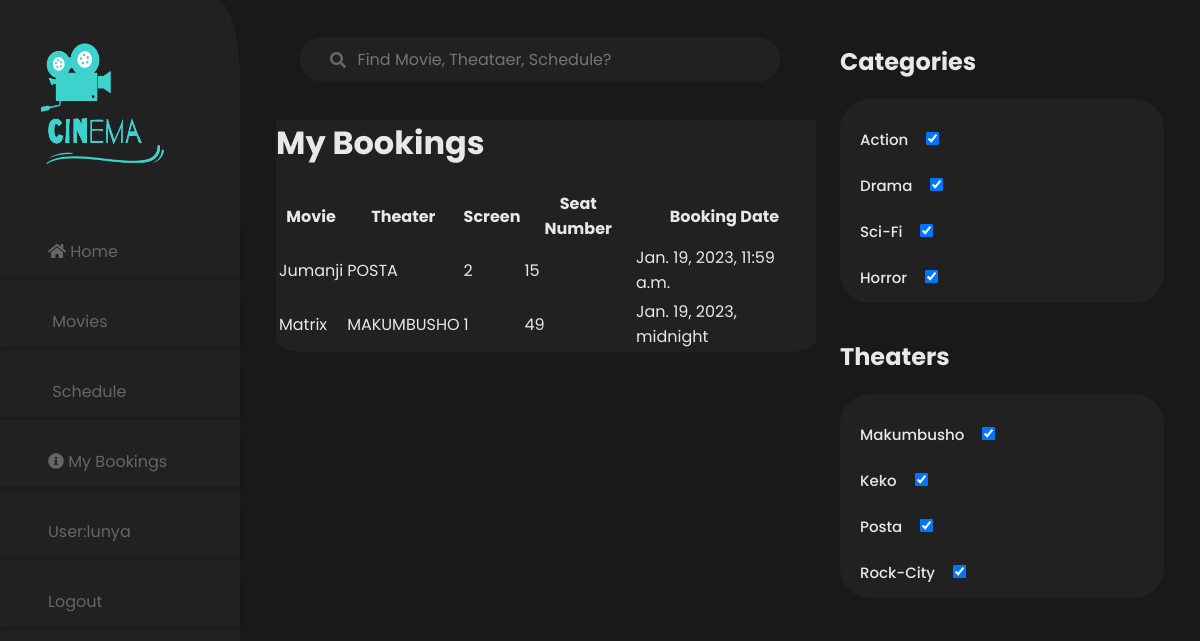
The page /landofcinema/view_bookings/ (signed in) on the database as committed earlier.
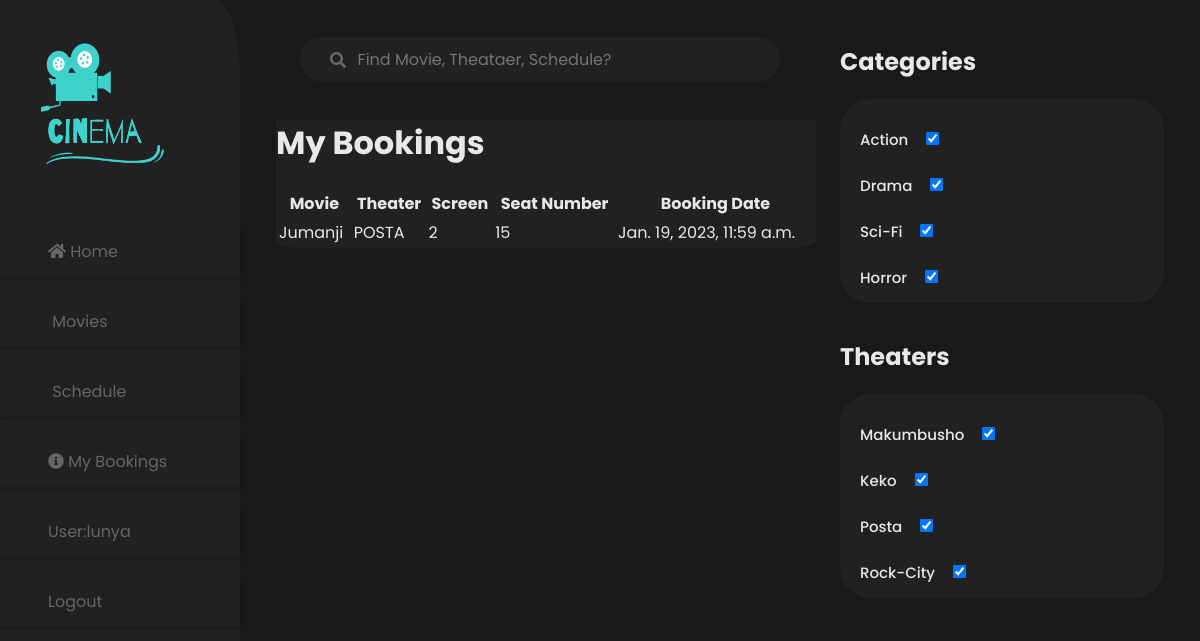
The same page on the database as committed later.
### landofcinema/models.py (models this page shows, shortened)
class Booking(models.Model):
    user = models.ForeignKey(User, on_delete=models.CASCADE)
    movie = models.ForeignKey(Movie, on_delete=models.CASCADE)
    theater = models.ForeignKey(Theater, on_delete=models.CASCADE)
    screen = models.ForeignKey(Screen, on_delete=models.CASCADE)
    seat_number = models.CharField(max_length=255)
    booking_date = models.DateTimeField()

class Movie(models.Model):
    title = models.CharField(max_length=255)
    synopsis = models.TextField()
    release_date = models.DateField(null=True, blank=True)
    image_url = models.URLField()
    rating = models.FloatField(default=0.0)

class Theater(models.Model):
    name = models.CharField(max_length=255)
    region = models.CharField(max_length=255)
    address = models.CharField(max_length=255)

class Screen(models.Model):
    theater = models.ForeignKey(Theater, on_delete=models.CASCADE)
    screen_number = models.IntegerField()
    capacity = models.IntegerField()

### landofcinema/views.py (the view)
# urls.py: path('view_bookings/', views.view_bookings, name='view_bookings'),
@login_required
def view_bookings(request):
    if request.user.is_authenticated:
        bookings = Booking.objects.filter(user=request.user)
        return render(request, 'view_bookings.html', {'bookings': bookings})
    else:
        return redirect('login')

### landofcinema/templates/view_bookings.html
{% extends 'base_generic.html' %}
{% block content %}
    <h1>My Bookings</h1>
    <table>
        <tr>
            <th>Movie</th>
            <th>Theater</th>
            <th>Screen</th>
            <th>Seat Number</th>
            <th>Booking Date</th>
        </tr>
        {% for booking in bookings %}
            <tr>
                <td>{{ booking.movie.title }}</td>
                <td>{{ booking.theater.name }}</td>
                <td>{{ booking.screen.screen_number }}</td>
                <td>{{ booking.seat_number }}</td>
                <td>{{ booking.booking_date }}</td>
            </tr>
        {% endfor %}
    </table>
{% endblock %}

### landofcinema/templates/base_generic.html (shortened to what this page needs)
<!DOCTYPE html>
<html lang="en">
<head>
  {%load static%}
    <link href="{% static 'css/styles.css' %}" rel="stylesheet">
    <link rel="stylesheet" href="https://use.fontawesome.com/releases/v5.5.0/css/all.css">
</head>
<body>
    <div class="nav-bar1">
        <img class="logo" src="{% static 'images/logo.png' %}">
            <ul class="sidebar-1">
                <li>
                    <i class="fa fa-home" aria-hidden="true"></i>
                    <a href="{% url 'index' %}">Home</a>
                </li>
                <li>
                    <a href="#">Movies</a>
                </li>
                <li>
                    <a href="{% url 'view_schedule'%}">Schedule</a>
                </li>
                <li>
                    <i class="fa fa-info-circle" aria-hidden="true"></i>
                    <a href="{% url 'view_bookings' %}">My Bookings</a>
                </li>
                {%if user.is_authenticated%}</li>
                <li>User:{{user.get_username}}</li>
                <li>
                    <a href="{% url 'logout' %}?next={{request.path }}">Logout</a></li>
                {%else%}
                <li><a href="{% url 'login' %}?next={{request.path}}">Login</a></li>
                {% endif %}
            </ul>
    </div>
    <div class="content-bar">
        <form class="search-container" action="{% url 'search_schedules' %}" method="get">
            <input type="text" id="search-bar" placeholder="Find Movie, Theataer, Schedule?">
            <i class="fa fa-search search-icon" aria-hidden="true"></i>
        </form>
        <div class="link">
        {% block content%} {% endblock %}
    <div class="nav-bar2">
        <div class="categories">
            <h2>Categories</h2>
            <ul class="side-bar-2">
                <li>Action<input class="input" type="checkbox" checked></li>
                <li>Drama<input class="input" type="checkbox" checked></li>
                <li>Sci-Fi<input class="input" type="checkbox" checked></li>
                <li>Horror<input class="input" type="checkbox" checked></li>
            </ul>
        </div>
        <div class="theaters">
            <h2>Theaters</h2>
            <ul class="side-bar-2">
                <li>Makumbusho<input class="input" type="checkbox" checked></li>
                <li>Keko<input class="input" type="checkbox" checked></li>
                <li>Posta<input class="input" type="checkbox" checked></li>
                <li>Rock-City<input class="input" type="checkbox" checked></li>
            </ul>
        </div>
    </div>
</body>
</html>

### landofcinema/static/css/styles.css (style rules this page uses)
* { font-family: 'Poppins', sans-serif; }
* { box-sizing: border-box; }
body { height: 100%; width: 100%; background-color: #191919; display:flex; flex-direction: row; margin:0; padding:0; border:0 }
.nav-bar1 { position:fixed; width:20%; height: 100%; border-radius: 10%; background-color:#212121; }
.logo { height: 200px; width:175px; }
.sidebar-1 { margin:0; padding:0; border:0; }
.sidebar-1>li { display: inline-block; color: #666666; list-style: none; display:block; height: 10%; left: 0%; right: 85.05%; top: 18.23%; bottom: 73.01%; box-shadow: 0px 2px 4px rgba(0, 0, 0, 0.25); height: 50px; width: 100%; left: 0px; top: 179px; border-radius: 0px; padding:5% 20%; margin-top:20px; }
a { text-decoration: none; color: #666666; }
.content-bar { color: #212121; width: 45%; top:7%; margin:0 25% 0 23%; padding:0; border:0; display: flex; flex-direction: column; }
.nav-bar2 { color:#E8E8E8; width:30%; position:fixed; display:flex; right:0; top:3%; flex-direction: column; margin: 0; }
.side-bar-2 { background-color: #212121; display: block; border-radius: 30px; height:auto; width:90%; padding:10px 20px; }
.side-bar-2>li { list-style-type: none; width: auto; height: 26.1px; font-style: normal; font-weight: 500; font-size: 15px; line-height: 22px; display: block; margin-top:20px; border-color: #E8E8E8; border-bottom-width: 5px; }
.input { margin-left:20px; position: relative; right:2px; }
.search-container { width: 40%; display: block; margin: 0 2%; top:4%; border-color:#212121; position:fixed; z-index: 1; }
#search-bar { background-color: #212121; border-radius: 30px; margin: 0 auto; width: 100%; height: 45px; padding: 0 ; font-size: 1rem; position:relative; margin-top:1%; color:#666666; padding-left:12%; border-color: #212121; border-width: 0; }
.search-icon { position: relative; float: left; top: -30px; left:30px; color: #666666; }
.link { border-radius:30px; color:#E8E8E8; position:relative; margin-top:18%; display:flex; flex-direction: column; padding:0; border:0; background-color: #212121; width:100%; border-radius:5%; }

Rows that differ between the two databases and show on the page:
removed Booking: movie "Matrix", theater.name "MAKUMBUSHO", screen.screen_number "1", seat_number "49", booking_date "Jan. 19, 2023, midnight"
